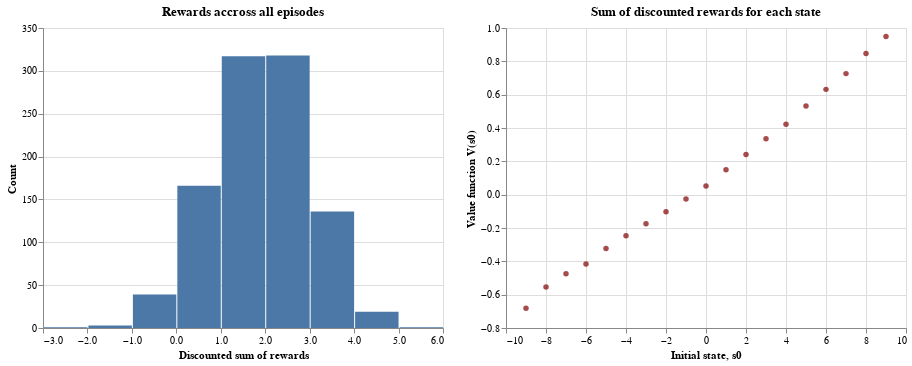

Here is the notebook cell this chart was saved with:
### Code cell
# Figures 2.2 and 2.3
driver.plot_fig_2_2(right_value_functions) | driver.plot_fig_2_3(right_value_functions)

### Figure 1 — Vega-Lite specification as saved in the notebook (floating-point values rounded to 4 significant figures; data arrays with more than 128 entries replaced by an {"elided": "..."} marker saying what was removed)
{"config": {"view": {"continuousWidth": 400, "continuousHeight": 300}}, "hconcat": [{"data": {"name": "data-12f52040be5dc3d8504bdb2e4643e23e"}, "mark": "bar", "encoding": {"x": {"bin": true, "field": "beta^t_reward", "title": "Discounted sum of rewards", "type": "quantitative"}, "y": {"aggregate": "count", "title": "Count", "type": "quantitative"}}, "title": "Rewards accross all episodes"}, {"data": {"name": "data-a8085e3694b636dbcf6b2dafe3ae0295"}, "mark": {"type": "circle", "color": "maroon"}, "encoding": {"x": {"field": "initial_state", "title": "Initial state, s0", "type": "quantitative"}, "y": {"field": "beta^t_reward", "title": "Value function V(s0)", "type": "quantitative"}}, "title": "Sum of discounted rewards for each state"}], "$schema": "https://vega.github.io/schema/vega-lite/v4.17.0.json", "datasets": {"data-12f52040be5dc3d8504bdb2e4643e23e": {"elided": "1000 records"}, "data-a8085e3694b636dbcf6b2dafe3ae0295": [{"initial_state": -9, "beta^t_reward": -0.681}, {"initial_state": -8, "beta^t_reward": -0.5534}, {"initial_state": -7, "beta^t_reward": -0.474}, {"initial_state": -6, "beta^t_reward": -0.4159}, {"initial_state": -5, "beta^t_reward": -0.3236}, {"initial_state": -4, "beta^t_reward": -0.2468}, {"initial_state": -3, "beta^t_reward": -0.1745}, {"initial_state": -2, "beta^t_reward": -0.1027}, {"initial_state": -1, "beta^t_reward": -0.02589}, {"initial_state": 0, "beta^t_reward": 0.05136}, {"initial_state": 1, "beta^t_reward": 0.1489}, {"initial_state": 2, "beta^t_reward": 0.2415}, {"initial_state": 3, "beta^t_reward": 0.3349}, {"initial_state": 4, "beta^t_reward": 0.4221}, {"initial_state": 5, "beta^t_reward": 0.5315}, {"initial_state": 6, "beta^t_reward": 0.6318}, {"initial_state": 7, "beta^t_reward": 0.7263}, {"initial_state": 8, "beta^t_reward": 0.8476}, {"initial_state": 9, "beta^t_reward": 0.9496}]}}
